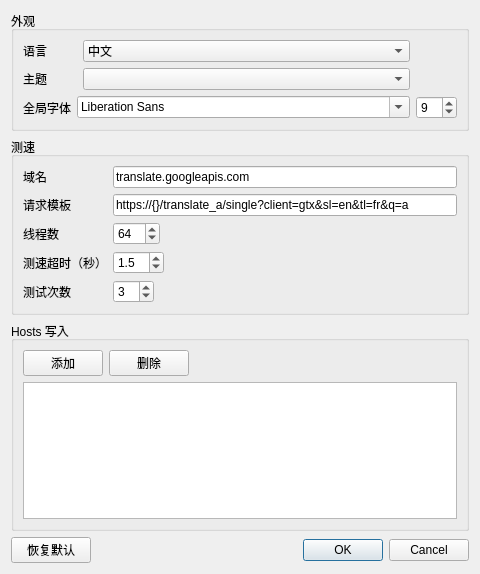
<?xml version="1.0" encoding="UTF-8"?>
<ui version="4.0">
 <class>Dialog</class>
 <widget class="QDialog" name="Dialog">
  <property name="geometry">
   <rect>
    <x>0</x>
    <y>0</y>
    <width>480</width>
    <height>574</height>
   </rect>
  </property>
  <property name="windowTitle">
   <string>设置</string>
  </property>
  <layout class="QVBoxLayout" name="verticalLayout">
   <item>
    <widget class="QGroupBox" name="groupBox_appearance">
     <property name="title">
      <string>外观</string>
     </property>
     <layout class="QGridLayout" name="gridLayout">
      <item row="1" column="0" colspan="2">
       <widget class="QLabel" name="labStyle">
        <property name="sizePolicy">
         <sizepolicy hsizetype="Maximum" vsizetype="Preferred">
          <horstretch>0</horstretch>
          <verstretch>0</verstretch>
         </sizepolicy>
        </property>
        <property name="text">
         <string>主题</string>
        </property>
       </widget>
      </item>
      <item row="3" column="1" colspan="2">
       <widget class="QFontComboBox" name="fontComboBox">
        <property name="sizePolicy">
         <sizepolicy hsizetype="Expanding" vsizetype="Fixed">
          <horstretch>0</horstretch>
          <verstretch>0</verstretch>
         </sizepolicy>
        </property>
       </widget>
      </item>
      <item row="1" column="2">
       <widget class="QComboBox" name="comboBox_style">
        <property name="sizePolicy">
         <sizepolicy hsizetype="Expanding" vsizetype="Fixed">
          <horstretch>0</horstretch>
          <verstretch>0</verstretch>
         </sizepolicy>
        </property>
       </widget>
      </item>
      <item row="3" column="3">
       <widget class="QSpinBox" name="spinBox_fontSize">
        <property name="minimum">
         <number>4</number>
        </property>
        <property name="maximum">
         <number>20</number>
        </property>
        <property name="value">
         <number>9</number>
        </property>
       </widget>
      </item>
      <item row="3" column="0">
       <widget class="QLabel" name="labGlobalFont">
        <property name="sizePolicy">
         <sizepolicy hsizetype="Maximum" vsizetype="Preferred">
          <horstretch>0</horstretch>
          <verstretch>0</verstretch>
         </sizepolicy>
        </property>
        <property name="text">
         <string>全局字体</string>
        </property>
       </widget>
      </item>
      <item row="0" column="0">
       <widget class="QLabel" name="labLanguage">
        <property name="text">
         <string>语言</string>
        </property>
       </widget>
      </item>
      <item row="0" column="2">
       <widget class="QComboBox" name="comboBox_language">
        <item>
         <property name="text">
          <string>中文</string>
         </property>
        </item>
        <item>
         <property name="text">
          <string>English</string>
         </property>
        </item>
       </widget>
      </item>
     </layout>
    </widget>
   </item>
   <item>
    <widget class="QGroupBox" name="groupBox_speedTest">
     <property name="title">
      <string>测速</string>
     </property>
     <layout class="QGridLayout" name="gridLayout_2">
      <item row="7" column="0">
       <widget class="QLabel" name="labRepeat">
        <property name="sizePolicy">
         <sizepolicy hsizetype="Maximum" vsizetype="Preferred">
          <horstretch>0</horstretch>
          <verstretch>0</verstretch>
         </sizepolicy>
        </property>
        <property name="text">
         <string>测试次数</string>
        </property>
       </widget>
      </item>
      <item row="5" column="1">
       <widget class="QDoubleSpinBox" name="doubleSpinBox_timeout">
        <property name="sizePolicy">
         <sizepolicy hsizetype="Maximum" vsizetype="Fixed">
          <horstretch>0</horstretch>
          <verstretch>0</verstretch>
         </sizepolicy>
        </property>
        <property name="decimals">
         <number>1</number>
        </property>
        <property name="minimum">
         <double>0.500000000000000</double>
        </property>
        <property name="maximum">
         <double>10.000000000000000</double>
        </property>
        <property name="singleStep">
         <double>0.500000000000000</double>
        </property>
        <property name="value">
         <double>1.500000000000000</double>
        </property>
       </widget>
      </item>
      <item row="0" column="0">
       <widget class="QLabel" name="labHost">
        <property name="sizePolicy">
         <sizepolicy hsizetype="Maximum" vsizetype="Preferred">
          <horstretch>0</horstretch>
          <verstretch>0</verstretch>
         </sizepolicy>
        </property>
        <property name="text">
         <string>域名</string>
        </property>
       </widget>
      </item>
      <item row="2" column="1">
       <widget class="QLineEdit" name="templateEdit">
        <property name="text">
         <string>https://{}/translate_a/single?client=gtx&amp;sl=en&amp;tl=fr&amp;q=a</string>
        </property>
        <property name="placeholderText">
         <string>用{}代替域名</string>
        </property>
       </widget>
      </item>
      <item row="7" column="1">
       <widget class="QSpinBox" name="spinBox_repeat">
        <property name="sizePolicy">
         <sizepolicy hsizetype="Maximum" vsizetype="Fixed">
          <horstretch>0</horstretch>
          <verstretch>0</verstretch>
         </sizepolicy>
        </property>
        <property name="minimum">
         <number>1</number>
        </property>
        <property name="maximum">
         <number>10</number>
        </property>
        <property name="value">
         <number>3</number>
        </property>
       </widget>
      </item>
      <item row="3" column="0">
       <widget class="QLabel" name="labThreads">
        <property name="sizePolicy">
         <sizepolicy hsizetype="Maximum" vsizetype="Preferred">
          <horstretch>0</horstretch>
          <verstretch>0</verstretch>
         </sizepolicy>
        </property>
        <property name="text">
         <string>线程数</string>
        </property>
       </widget>
      </item>
      <item row="0" column="1">
       <widget class="QLineEdit" name="hostEdit">
        <property name="text">
         <string>translate.googleapis.com</string>
        </property>
        <property name="placeholderText">
         <string>translate.googleapis.com</string>
        </property>
       </widget>
      </item>
      <item row="3" column="1">
       <widget class="QSpinBox" name="spinBox_threads">
        <property name="sizePolicy">
         <sizepolicy hsizetype="Maximum" vsizetype="Fixed">
          <horstretch>0</horstretch>
          <verstretch>0</verstretch>
         </sizepolicy>
        </property>
        <property name="minimum">
         <number>1</number>
        </property>
        <property name="maximum">
         <number>256</number>
        </property>
        <property name="value">
         <number>64</number>
        </property>
       </widget>
      </item>
      <item row="5" column="0">
       <widget class="QLabel" name="labTimeout">
        <property name="sizePolicy">
         <sizepolicy hsizetype="Maximum" vsizetype="Preferred">
          <horstretch>0</horstretch>
          <verstretch>0</verstretch>
         </sizepolicy>
        </property>
        <property name="text">
         <string>测速超时（秒）</string>
        </property>
       </widget>
      </item>
      <item row="2" column="0">
       <widget class="QLabel" name="labTemplate">
        <property name="sizePolicy">
         <sizepolicy hsizetype="Maximum" vsizetype="Preferred">
          <horstretch>0</horstretch>
          <verstretch>0</verstretch>
         </sizepolicy>
        </property>
        <property name="text">
         <string>请求模板</string>
        </property>
       </widget>
      </item>
     </layout>
    </widget>
   </item>
   <item>
    <widget class="QGroupBox" name="groupBox_saveHosts">
     <property name="title">
      <string>Hosts 写入</string>
     </property>
     <layout class="QVBoxLayout" name="verticalLayout_2">
      <item>
       <layout class="QHBoxLayout" name="horizontalLayout_2">
        <item>
         <widget class="QPushButton" name="btnAddHost">
          <property name="sizePolicy">
           <sizepolicy hsizetype="Fixed" vsizetype="Fixed">
            <horstretch>0</horstretch>
            <verstretch>0</verstretch>
           </sizepolicy>
          </property>
          <property name="text">
           <string>添加</string>
          </property>
         </widget>
        </item>
        <item>
         <widget class="QPushButton" name="btnRemoveHost">
          <property name="sizePolicy">
           <sizepolicy hsizetype="Fixed" vsizetype="Fixed">
            <horstretch>0</horstretch>
            <verstretch>0</verstretch>
           </sizepolicy>
          </property>
          <property name="text">
           <string>删除</string>
          </property>
         </widget>
        </item>
        <item>
         <spacer name="hostsEditSpacer">
          <property name="orientation">
           <enum>Qt::Horizontal</enum>
          </property>
          <property name="sizeHint" stdset="0">
           <size>
            <width>40</width>
            <height>20</height>
           </size>
          </property>
         </spacer>
        </item>
       </layout>
      </item>
      <item>
       <widget class="QListWidget" name="saveHostsList">
        <property name="selectionMode">
         <enum>QAbstractItemView::ExtendedSelection</enum>
        </property>
       </widget>
      </item>
     </layout>
    </widget>
   </item>
   <item>
    <layout class="QHBoxLayout" name="horizontalLayout">
     <item>
      <widget class="QPushButton" name="btnRestoreDefaults">
       <property name="text">
        <string>恢复默认</string>
       </property>
      </widget>
     </item>
     <item>
      <widget class="QDialogButtonBox" name="buttonBox">
       <property name="orientation">
        <enum>Qt::Horizontal</enum>
       </property>
       <property name="standardButtons">
        <set>QDialogButtonBox::Cancel|QDialogButtonBox::Ok</set>
       </property>
      </widget>
     </item>
    </layout>
   </item>
  </layout>
 </widget>
 <resources/>
 <connections>
  <connection>
   <sender>buttonBox</sender>
   <signal>accepted()</signal>
   <receiver>Dialog</receiver>
   <slot>accept()</slot>
   <hints>
    <hint type="sourcelabel">
     <x>248</x>
     <y>254</y>
    </hint>
    <hint type="destinationlabel">
     <x>157</x>
     <y>274</y>
    </hint>
   </hints>
  </connection>
  <connection>
   <sender>buttonBox</sender>
   <signal>rejected()</signal>
   <receiver>Dialog</receiver>
   <slot>reject()</slot>
   <hints>
    <hint type="sourcelabel">
     <x>316</x>
     <y>260</y>
    </hint>
    <hint type="destinationlabel">
     <x>286</x>
     <y>274</y>
    </hint>
   </hints>
  </connection>
 </connections>
</ui>
